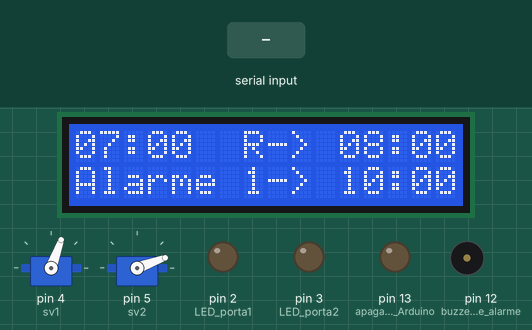
A sketch run on a simulated Arduino Uno, built with avr-gcc and run on an emulated ATmega328P. Shown: 16×2 character LCD, 2 × servo, output pins drawn as LEDs (lit = HIGH), buzzer (waves = sounding, pin HIGH). The inputs (shaded band) are chosen by the test bench. The local clock reads 2024-03-15 10:24:30 at power-on unless the sketch sets it; what the sketch prints to the serial monitor is not drawn.

Above: at 7.3 s.
7.4 s: "0" received over the second serial link
At 8.4 s:
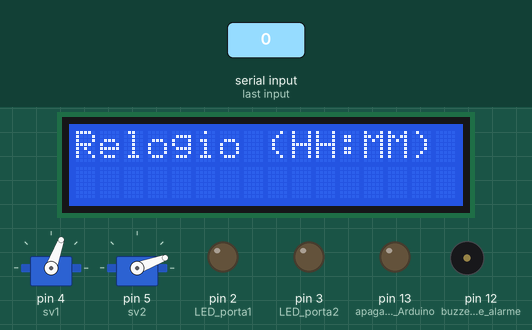
8.9 s: "1" received over the second serial link
At 9.7 s:
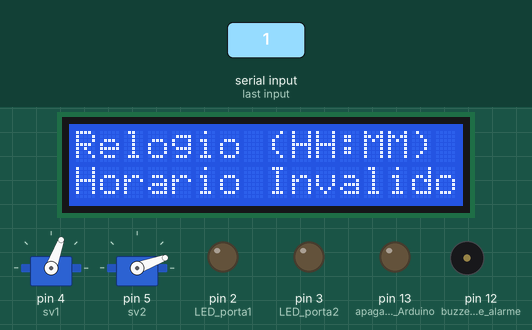
11.4 s: "2" received over the second serial link
At 12.3 s:
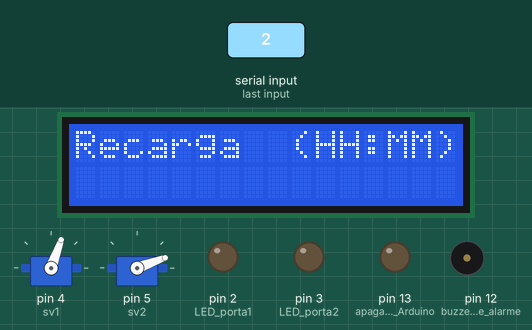
12.9 s: "90,45,200\n" received over the second serial link
At 13.3 s:
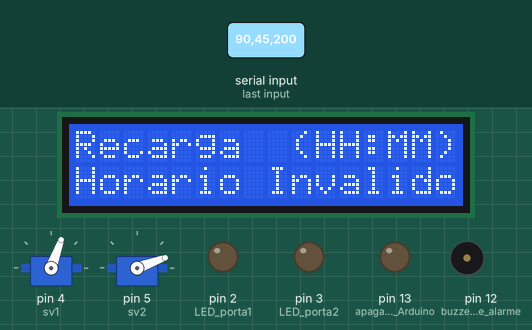
15.4 s: "1" received over the second serial link
At 16.5 s:
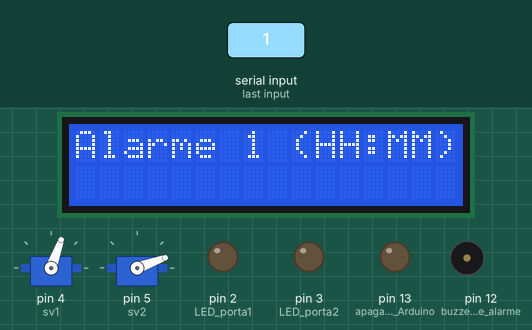
16.9 s: "30,150,10\n" received over the second serial link
At 17.6 s:
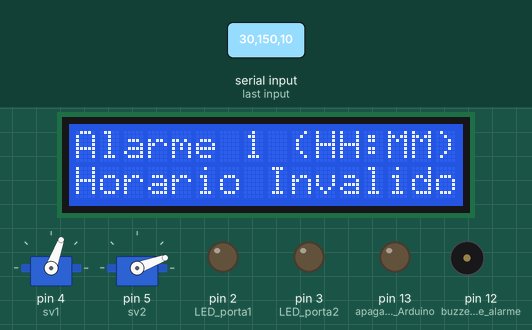
Timing chart, 0 to 19.9 s (numbered marks = the images above; inputs shaded):
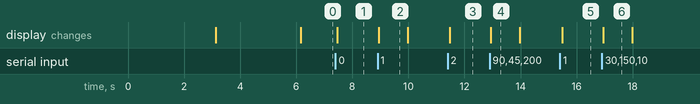

The sketch:

CareDispenser.ino
```cpp
/*
 * Caixa de remedios semi-inteligente - Care Dispenser
 * Novembro/2018
 *
 * Acessórios e componentes:
 *  celular com comunicacao bluetooth
 *  processador Arduino UNO
 *  RTC - relogio em tempo real DS3231
 *  bluetooth HC 06
 *  I2C para display
 *  display 16 x 2
 *  servo motores SG 90
 *  fonte 5 Volts
 *  resistores, potenciometro,LED's, botoes NA, campainha e cabos de ligacao
 *  caixa de acondicionamento com tampas moveis

 * Pinagem do Arduino:
 * 0 - reservado Rx do monitor
 * 1 - reservado Tx do monitor
 * 2 - LED1 (aviso de alarme porta 1) - mr
 * 3  - LED2 (aviso de alarme porta 2) - az
 * 4  - SV1 (servo porta 1) - bc
 * 5  - SV2 (servo porta 2) - pt
 * 6  - botao1 (abertura manual e desliga alarme) - rx
 * 7  - botao2 (abertura manual e desliga alarme) - bc
 * 8  - sensor1 de coleta da porta1 - vm
 * 9  - sensor2 de coleta da porta2 - vd
 * 10 - TX do bluetooth - am
 * 11 - RX do bluetooth - az
 * 12 - buzzer do som de alarme
 * 13 -
 * A0 -
 * A1 -
 * A2 -
 * A3 -
 * A4 - SDA do RTC e display - rx
 * A5 - SLC do RTC e display - az
*/

//################# DEFINICOES E INICIALIZACOES GERAIS ##########################

//---------------------------------------------------------------------- Bluetooth
#include <SoftwareSerial.h>       //carrega a biblioteca SoftwareSerial
SoftwareSerial bluetooth(11,10);  //Pinos da serial  (RX, TX respectivamente)

//----------------------------------------------------- RTC - Relogio em Tempo Real
#include <DS3231.h>       //carrega a biblioteca do RTC
DS3231  rtc(SDA, SCL);    //pinos RTC (hardware A4 e A5; verificar inversao)

//----------------------------------------------------------------------LCD Display
#include <LiquidCrystal_I2C.h>    //hardware, pinos A4 e A5; verificar inversao
LiquidCrystal_I2C lcd(0x27,16,2); //"27" ou "3F" (pesquisar)

//-------------------------------------------------------------------Servo motores
#include <Servo.h>   //carrega biblioteca  para o servo
Servo sv1;           //servo sg90 - pino 4, para porta1
Servo sv2;           //servo sg90 - pino 5, porta2

//angulos de abertura dos servos
byte aberto1=20;
byte fechado1=70;
byte aberto2=55;
byte fechado2=20;

//---------------------------------------------------------------Variaveis Globais
String ALARM1        = "10:00";                                //alarme da porta 1
String ALARM2        = "22:00";                                //atarme da porta 2
String RECARGA       = "08:00";                               //horario da recarga

int unsigned espera1 = 0;
int unsigned espera2 = 0;
int unsigned esperaR = 0;

String FLAG = "ffn1nn";                                 //sinalizacoes e condicoes
/*  0 - porta1         a/f (aberta/fechada)
    1 - porta2         a/f (aberta/fechada)
    2 - recarga        s/n (em recarga ou nao)
    3 - proximo alarme 1/2
    4 - alarme1        s/n (ativo ou nao)
    5 - alarme2        s/n (ativo ou nao)
*/


//##################################### SETUP ########################################
void setup(){
  Serial.begin (115200);       //RETIRAR ESTAS LINHAS NO CODIGO PRONTO ##########################################
  Serial.println("Iniciado...");
//-------------------------------------------------------------------------- Bluetooth
  bluetooth.begin(9600);       //Inicia bluetooth serial nas portas 10 e 11
//----------------------------------------------------- ---RTC - Relogio em Tempo Real
  rtc.begin();                 // Initializa RTC
  rtc.setTime(7, 00, 0);       //SOMENTE PARA TESTES
//------------------------------------------------------------------------ LCD display
  lcd.init();           //inicializa LCD
  lcd.backlight();      //luz do fundo
  lcd.clear();
  lcd.clear();
  lcd.print("APENAS PARA FINS");
  lcd.setCursor(0,1);
  lcd.print("DE DEMONSTRACAO ");
  delay(3000);
  lcd.clear();
  lcd.print(" CARE");
  lcd.setCursor(0,1);
  lcd.print("      DISPENSER ");
  delay(3000);
  lcd.clear();

//----------------------------------------------------------------------- Servo motores
  sv1.attach(4);              //servo sv1  - pino 4
  sv1.write(fechado1);        //fecha a porta 1
  sv2.attach(5);              //servo sv2 - pino 5
  sv2.write(fechado2);        //fecha a porta 2
//------------------------------------------------- Botoes, Sensores, Alarmes e Portas
  pinMode(2,OUTPUT);          //LED porta1
  pinMode(3,OUTPUT);          //LED porta2
                              //4 e 5 reservado aos servos
  pinMode(6,INPUT);           //botao1 da porta1
  pinMode(7,INPUT);           //botao2 da porta2
  pinMode(8,INPUT);           //sensor1
  pinMode(9,INPUT);           //sensor2
                              //10 e 11 reservado aos TX, RX
  pinMode(12,OUTPUT);         //buzzer do som de alarme
  digitalWrite(12,LOW);       //desliga som do alarme
  pinMode(13, OUTPUT);        //apaga o LED do Arduino
  digitalWrite(13,LOW);
}


//##################################### LOOP #########################################
void loop ()
{
//------------------------------------------------------ Mostrando horarios no Display
  String HORA = "";
  HORA = (rtc.getTimeStr());    //pega horario do RTC em HH:MM:SS
  HORA.remove(5);               //formata em HH:MM
  lcd.setCursor(0,0);           //mostra horario e recarga no display
  lcd.print(HORA);
  lcd.print("  R-> ");
  lcd.print(RECARGA);
  lcd.setCursor(0,1);          //mostra horario do alarme

  if (FLAG[3] == '1' && ALARM1 != "00:00")  //alarme 1 eh o proximo
  { lcd.print("Alarme ");lcd.print(FLAG[3]);lcd.print("-> ");
    lcd.print(ALARM1);
  }
  if (FLAG[3] == '2' && ALARM2 != "00:00")  //alarme 2 eh o proximo
  { lcd.print("Alarme ");lcd.print(FLAG[3]);lcd.print("-> ");
    lcd.print(ALARM2);
  }
//------------------------------------------------------------------------- Bluetooth
  if (bluetooth.available() > 0){  //==================== SE tem entrada do Bluetooth
    String AA = "";
    byte i;
    while(bluetooth.available() > 0)
      { AA = AA+(char)bluetooth.read(); }              //soma caracteres em "AA"
    Serial.print("Menu: " + AA);
    i = AA.length();
    if(i != 1)         //2 ou mais caracteres mostram o menu de opcoes
    {
      bluetooth.println("AJUSTES:");
      bluetooth.println("   0 = Relogio");
      bluetooth.println("   1 = Alarme 1");
      bluetooth.println("   2 = Recarga");
    }
    if (AA == "0"){acertaRelogio();}  //acerta relogio
    if (AA == "1"){acertaAlarme1();}  //acerta alarme 1
    if (AA == "2"){acertaRecarga();}  //acerta horario de recarga da caixa
  } //================================================== FIM da entrada via bluetooth

}


//################################## SUB ROTINAS #####################################
//-------------------------------------------------------------------- Acertar Relogio

void acertaRelogio()
{
  String AA = "";
  bluetooth.println("Horario do relogio em HHMM");
  lcd.clear();
  lcd.print("Relogio (HH:MM) ");
  while(!bluetooth.available() > 0){true;}               //espera entrada via bluetooth
  while(bluetooth.available() > 0)
  { AA = AA+(char)bluetooth.read();}                          //soma caracteres em "AA"
  Serial.println("   Relogio: " + AA);
  byte i=AA.length();  //conta os caracteres
  if (i==5)                                                 //aceita apenas 5 caracteres
  {
    //Separa as horas e minutos
    String HR="";HR=HR+AA.charAt(0)+AA.charAt(1);            //os primeiros dois digitos
    String MR="";MR=MR+AA.charAt(3)+AA.charAt(4);              //os dois ultimos digitos

    byte hr=HR.toInt();
    byte mr=MR.toInt();

    if (hr<24 && mr<60){
      rtc.setTime(hr, mr, 0);                           //altera o horario do relogio RTC
      AA = HR + ":" + MR;                                           //AA no formato HR:MR
      Serial.println(AA);
    }
    else {
      bluetooth.println("Formato invalido (HH:MM)");
      lcd.setCursor(0,1);
      lcd.print("Horario Invalido");
      delay(1000);
    }
  }else{
    bluetooth.println("Formato invalido (HH:MM)");
    lcd.setCursor(0,1);
    lcd.print("Horario Invalido");
    delay(1000);
  }
}

//--------------------------------------------------------------------------- Alarme 1

void acertaAlarme1()
{
  String h1;
  bluetooth.println("Informe o horário do alarme em HH:MM");
  lcd.clear();
  lcd.print("Alarme 1 (HH:MM)");
  while(!bluetooth.available() > 0){true;}             //espera entrada via bluetooth
  while(bluetooth.available() > 0)
  { h1 = h1+(char)bluetooth.read();}                        //soma caracteres em "h1"
  Serial.println("   Alarme 1 " + h1);
  byte i=h1.length();  //conta os caracteres
  if (i==5)                                              //aceita apenas 5 caracteres
  {
    //Separa as horas e minutos
    String HR="";HR=HR+h1.charAt(0)+h1.charAt(1);         //os primeiros dois digitos
    String MR="";MR=MR+h1.charAt(3)+h1.charAt(4);           //os dois ultimos digitos

    byte hr=HR.toInt();
    byte mr=MR.toInt();

    if (hr<24 && mr<60){
      ALARM1 = HR + ":" + MR;                                //ALARM1 no formato HR:MR
      //----------------------------------------------------------- Ajuste do Alarme 2
      hr = hr + 12;                                              //acrescenta 12 horas
      if (hr >= 24) { hr = hr - 24;}
      HR = String(hr);                                           //retorna para string
      i=HR.length();                                      //verifica se passou 0 horas
      if (i<2){HR="0" + HR;}                                   //verifica dois digitos
      ALARM2 = HR + ":" + MR;                                    //determinado alarme2
      Serial.println("Alarme 2: " + ALARM2);
    }
    else {
      bluetooth.println("Formato invalido (HH:MM)");
      lcd.setCursor(0,1);
      lcd.print("Horario Invalido");
      delay(1000);
    }
  }else{
    bluetooth.println("Formato invalido (HH:MM)");
    lcd.setCursor(0,1);
    lcd.print("Horario Invalido");
    delay(1000);
  }
}

//-------------------------------------------------------------------- Acertar Recarga
void acertaRecarga()
{
  String r;
  bluetooth.println("Informe o horário de Recarga em HH:MM");
  lcd.clear();
  lcd.print("Recarga  (HH:MM)");
  while(!bluetooth.available() > 0){true;}              //espera entrada via bluetooth
  while(bluetooth.available() > 0)
  { r = r+(char)bluetooth.read();}                             //soma caracteres em "r"
  Serial.println("  Recarga " + r);
  byte i=r.length();  //conta os caracteres
  Serial.println(i);
  if (i==5)                                                //aceita apenas 5 caracteres
  {
    //Separa as horas e minutos
    String HR="";HR=HR+r.charAt(0)+r.charAt(1);             //os primeiros dois digitos
    String MR="";MR=MR+r.charAt(3)+r.charAt(4);               //os dois ultimos digitos

    byte hr=HR.toInt();
    byte mr=MR.toInt();

    if (hr<24 && mr<60){
      RECARGA = HR + ":" + MR;                               //RECARGA no formato HR:MR
    }
    else {
      bluetooth.println("Formato invalido (HH:MM)");
      lcd.setCursor(0,1);
      lcd.print("Horario Invalido");
      delay(1000);
    }
  }else{
    bluetooth.println("Formato invalido (HH:MM)");
    lcd.setCursor(0,1);
    lcd.print("Horario Invalido");
    delay(1000);
  }
}
```

Measured:
- after the input at 7.4 s, the display: changes after 0.06 s (image 1)
- after the input at 8.9 s, the display: changes at once (image 2)
- after the input at 11.4 s, the display: changes after 0.08 s (image 3)
- after the input at 12.9 s, the display: changes at once (image 4)
- after the input at 15.4 s, the display: changes after 0.08 s (image 5)
- after the input at 16.9 s, the display: changes at once (image 6)
- what the display in image 2 shows lasts 1.1 s, from 8.9 s to 10.0 s
